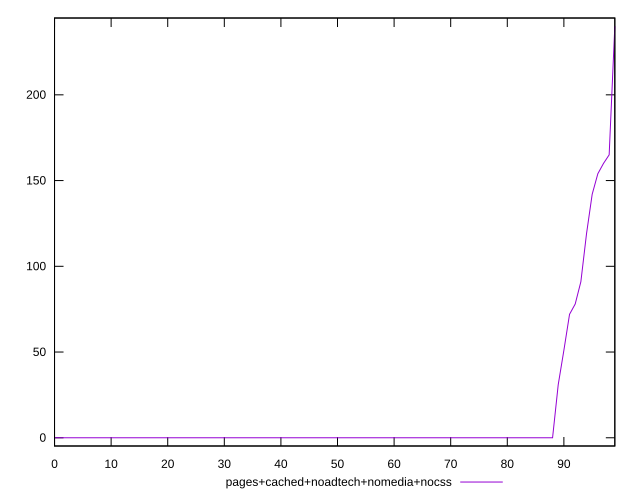

The gnuplot source for this figure:
reset

$pagesCachedNoadtechNomediaNocss <<EOF
0 0
1 0
2 0
3 0
4 0
5 0
6 0
7 0
8 0
9 0
10 0
11 0
12 0
13 0
14 0
15 0
16 0
17 0
18 0
19 0
20 0
21 0
22 0
23 0
24 0
25 0
26 0
27 0
28 0
29 0
30 0
31 0
32 0
33 0
34 0
35 0
36 0
37 0
38 0
39 0
40 0
41 0
42 0
43 0
44 0
45 0
46 0
47 0
48 0
49 0
50 0
51 0
52 0
53 0
54 0
55 0
56 0
57 0
58 0
59 0
60 0
61 0
62 0
63 0
64 0
65 0
66 0
67 0
68 0
69 0
70 0
71 0
72 0
73 0
74 0
75 0
76 0
77 0
78 0
79 0
80 0
81 0
82 0
83 0
84 0
85 0
86 0
87 0
88 0
89 31
90 51
91 72
92 78
93 91
94 119
95 142
96 154
97 160
98 165
99 240
EOF

set key outside below
set xrange [0:99]
set yrange [-4.8:244.8]
set trange [-4.8:244.8]
set terminal svg size 640, 500 enhanced background rgb 'white'
set output "report_00015_2021-02-09T16-11-33.973Z/render-blocking-resources/comparison/sorted/4_vs_5.svg"

plot $pagesCachedNoadtechNomediaNocss title "pages+cached+noadtech+nomedia+nocss" with line

reset
